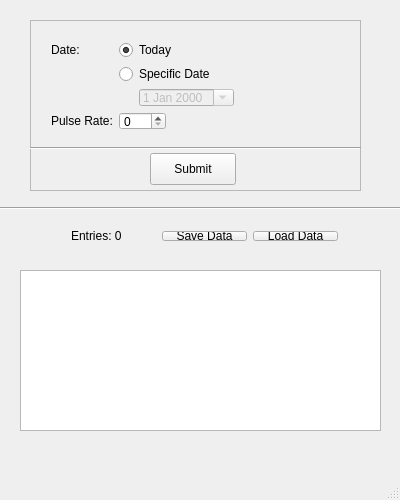
<?xml version="1.0" encoding="UTF-8"?>
<ui version="4.0">
 <class>HealthTrackerUI</class>
 <widget class="QMainWindow" name="HealthTrackerUI">
  <property name="geometry">
   <rect>
    <x>0</x>
    <y>0</y>
    <width>400</width>
    <height>500</height>
   </rect>
  </property>
  <property name="windowTitle">
   <string>Health Tracker</string>
  </property>
  <widget class="QWidget" name="centralWidget">
   <widget class="Line" name="line">
    <property name="geometry">
     <rect>
      <x>0</x>
      <y>200</y>
      <width>401</width>
      <height>16</height>
     </rect>
    </property>
    <property name="orientation">
     <enum>Qt::Horizontal</enum>
    </property>
   </widget>
   <widget class="QFrame" name="frame">
    <property name="geometry">
     <rect>
      <x>30</x>
      <y>20</y>
      <width>331</width>
      <height>171</height>
     </rect>
    </property>
    <property name="frameShape">
     <enum>QFrame::StyledPanel</enum>
    </property>
    <property name="frameShadow">
     <enum>QFrame::Raised</enum>
    </property>
    <widget class="QWidget" name="formLayoutWidget">
     <property name="geometry">
      <rect>
       <x>10</x>
       <y>10</y>
       <width>311</width>
       <height>111</height>
      </rect>
     </property>
     <layout class="QFormLayout" name="formLayout">
      <property name="fieldGrowthPolicy">
       <enum>QFormLayout::FieldsStayAtSizeHint</enum>
      </property>
      <item row="0" column="0">
       <widget class="QLabel" name="label">
        <property name="text">
         <string>Date:</string>
        </property>
       </widget>
      </item>
      <item row="0" column="1">
       <widget class="QRadioButton" name="radioToday">
        <property name="text">
         <string>Today</string>
        </property>
        <property name="checked">
         <bool>true</bool>
        </property>
       </widget>
      </item>
      <item row="1" column="1">
       <widget class="QRadioButton" name="radioDateSelect">
        <property name="text">
         <string>Specific Date</string>
        </property>
       </widget>
      </item>
      <item row="2" column="1">
       <layout class="QHBoxLayout" name="horizontalLayout_3">
        <item>
         <spacer name="horizontalSpacer">
          <property name="orientation">
           <enum>Qt::Horizontal</enum>
          </property>
          <property name="sizeType">
           <enum>QSizePolicy::Fixed</enum>
          </property>
          <property name="sizeHint" stdset="0">
           <size>
            <width>20</width>
            <height>20</height>
           </size>
          </property>
         </spacer>
        </item>
        <item>
         <widget class="QDateEdit" name="dateSelect">
          <property name="enabled">
           <bool>false</bool>
          </property>
          <property name="calendarPopup">
           <bool>true</bool>
          </property>
         </widget>
        </item>
       </layout>
      </item>
      <item row="3" column="0">
       <widget class="QLabel" name="label_2">
        <property name="text">
         <string>Pulse Rate:</string>
        </property>
       </widget>
      </item>
      <item row="3" column="1">
       <widget class="QSpinBox" name="spinPulseRate">
        <property name="maximum">
         <number>500</number>
        </property>
       </widget>
      </item>
     </layout>
    </widget>
    <widget class="Line" name="line_2">
     <property name="geometry">
      <rect>
       <x>0</x>
       <y>120</y>
       <width>331</width>
       <height>16</height>
      </rect>
     </property>
     <property name="orientation">
      <enum>Qt::Horizontal</enum>
     </property>
    </widget>
    <widget class="QPushButton" name="buttonSubmit">
     <property name="geometry">
      <rect>
       <x>120</x>
       <y>133</y>
       <width>86</width>
       <height>32</height>
      </rect>
     </property>
     <property name="text">
      <string>Submit</string>
     </property>
    </widget>
   </widget>
   <widget class="QListWidget" name="entriesListWidget">
    <property name="geometry">
     <rect>
      <x>20</x>
      <y>270</y>
      <width>361</width>
      <height>161</height>
     </rect>
    </property>
   </widget>
   <widget class="QWidget" name="">
    <property name="geometry">
     <rect>
      <x>60</x>
      <y>220</y>
      <width>289</width>
      <height>32</height>
     </rect>
    </property>
    <layout class="QHBoxLayout" name="horizontalLayout">
     <item>
      <widget class="QLabel" name="labelEntries">
       <property name="text">
        <string>Entries: 0</string>
       </property>
      </widget>
     </item>
     <item>
      <widget class="QPushButton" name="buttonSave">
       <property name="text">
        <string>Save Data</string>
       </property>
      </widget>
     </item>
     <item>
      <widget class="QPushButton" name="buttonLoad">
       <property name="text">
        <string>Load Data</string>
       </property>
      </widget>
     </item>
    </layout>
   </widget>
  </widget>
  <widget class="QMenuBar" name="menuBar">
   <property name="geometry">
    <rect>
     <x>0</x>
     <y>0</y>
     <width>400</width>
     <height>22</height>
    </rect>
   </property>
  </widget>
  <widget class="QStatusBar" name="statusBar"/>
 </widget>
 <layoutdefault spacing="6" margin="11"/>
 <resources/>
 <connections>
  <connection>
   <sender>buttonSave</sender>
   <signal>clicked()</signal>
   <receiver>HealthTrackerUI</receiver>
   <slot>testSave()</slot>
   <hints>
    <hint type="sourcelabel">
     <x>206</x>
     <y>147</y>
    </hint>
    <hint type="destinationlabel">
     <x>199</x>
     <y>149</y>
    </hint>
   </hints>
  </connection>
  <connection>
   <sender>buttonLoad</sender>
   <signal>clicked()</signal>
   <receiver>HealthTrackerUI</receiver>
   <slot>testLoad()</slot>
   <hints>
    <hint type="sourcelabel">
     <x>256</x>
     <y>147</y>
    </hint>
    <hint type="destinationlabel">
     <x>199</x>
     <y>149</y>
    </hint>
   </hints>
  </connection>
  <connection>
   <sender>radioDateSelect</sender>
   <signal>toggled(bool)</signal>
   <receiver>dateSelect</receiver>
   <slot>setEnabled(bool)</slot>
   <hints>
    <hint type="sourcelabel">
     <x>233</x>
     <y>74</y>
    </hint>
    <hint type="destinationlabel">
     <x>237</x>
     <y>102</y>
    </hint>
   </hints>
  </connection>
  <connection>
   <sender>buttonSubmit</sender>
   <signal>clicked()</signal>
   <receiver>HealthTrackerUI</receiver>
   <slot>submitPulseRateData()</slot>
   <hints>
    <hint type="sourcelabel">
     <x>192</x>
     <y>190</y>
    </hint>
    <hint type="destinationlabel">
     <x>199</x>
     <y>153</y>
    </hint>
   </hints>
  </connection>
 </connections>
 <slots>
  <slot>testSave()</slot>
  <slot>testLoad()</slot>
  <slot>submitPulseRateData()</slot>
 </slots>
</ui>
